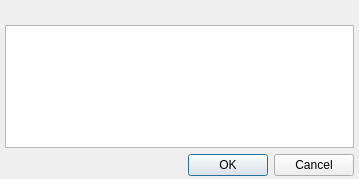
<?xml version="1.0" encoding="UTF-8"?>
<ui version="4.0">
 <class>InputTextDialogClass</class>
 <widget class="QDialog" name="InputTextDialogClass">
  <property name="windowModality">
   <enum>Qt::WindowModal</enum>
  </property>
  <property name="geometry">
   <rect>
    <x>0</x>
    <y>0</y>
    <width>359</width>
    <height>179</height>
   </rect>
  </property>
  <layout class="QVBoxLayout" name="verticalLayout">
   <property name="leftMargin">
    <number>5</number>
   </property>
   <property name="topMargin">
    <number>5</number>
   </property>
   <property name="rightMargin">
    <number>5</number>
   </property>
   <property name="bottomMargin">
    <number>3</number>
   </property>
   <item>
    <widget class="QLabel" name="lblCaptionl">
     <property name="textFormat">
      <enum>Qt::PlainText</enum>
     </property>
     <property name="wordWrap">
      <bool>true</bool>
     </property>
    </widget>
   </item>
   <item>
    <widget class="QPlainTextEdit" name="pteText"/>
   </item>
   <item>
    <widget class="QDialogButtonBox" name="dbbButtons">
     <property name="standardButtons">
      <set>QDialogButtonBox::Cancel|QDialogButtonBox::Ok</set>
     </property>
    </widget>
   </item>
  </layout>
 </widget>
 <layoutdefault spacing="6" margin="11"/>
 <resources/>
 <connections/>
</ui>
